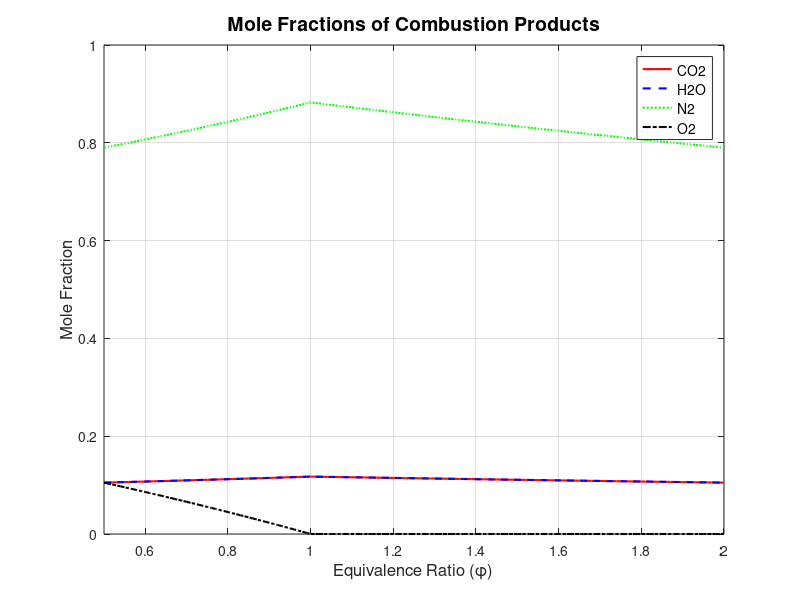

Recreate this plot in MATLAB.
% Equivalence ratio range
phi = 0.5:0.01:2.0;

% Mole fractions
chi_CO2 = zeros(size(phi));
chi_H2O = zeros(size(phi));
chi_O2 = zeros(size(phi));
chi_N2 = zeros(size(phi));

% Mole fractions based on phi
for i = 1:length(phi)
    if phi(i) < 1  % Lean mixture
        chi_CO2(i) = 1 / (10.52 - 2 * phi(i));
        chi_H2O(i) = chi_CO2(i);
        chi_O2(i) = (2 - 2 * phi(i)) / (10.52 - 2 * phi(i));
        chi_N2(i) = 7.52 / (10.52 - 2 * phi(i));
   
    else  % Rich mixture
        chi_CO2(i) = 1 / (7.52 + phi(i));
        chi_H2O(i) = chi_CO2(i);
        chi_O2(i) = 0;
        chi_N2(i) = 7.52 / (7.52 + phi(i));
    end
end

% Plot mole fractions
figure;
plot(phi, chi_CO2, 'r-', 'LineWidth', 1.5); hold on;
plot(phi, chi_H2O, 'b--', 'LineWidth', 1.5);
plot(phi, chi_N2, 'g:', 'LineWidth', 1.5);
if any(phi < 1)  % Include O2 only if phi < 1 exists
    plot(phi, chi_O2, 'k-.', 'LineWidth', 1.5);
end

% labels and legend
xlabel('Equivalence Ratio (\phi)', 'FontSize', 12);
ylabel('Mole Fraction', 'FontSize', 12);
title('Mole Fractions of Combustion Products', 'FontSize', 14);
legend({'CO2', 'H2O', 'N2', 'O2'}, 'Location', 'best', 'FontSize', 10);
grid on;

% axis limits for better readability
xlim([min(phi), max(phi)]);
ylim([0, 1]);

